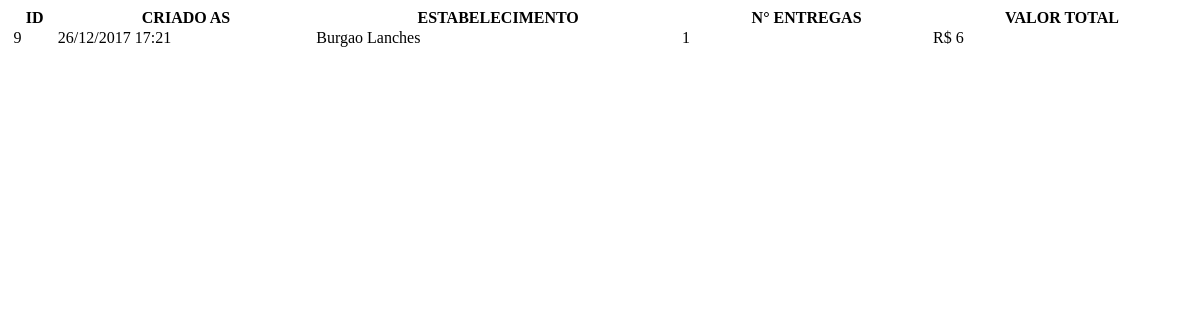
The app's page /get-pedidos/, older data.
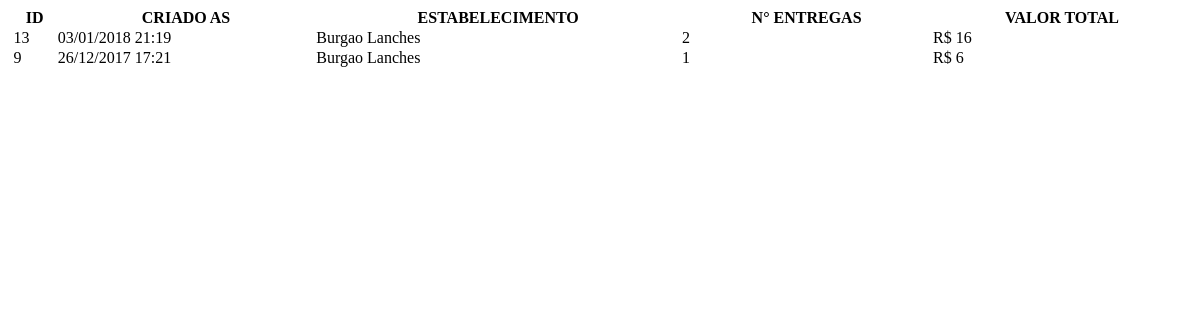
The same page, newer data.
### app/models.py (models this page shows, shortened)
class TimeStamped(models.Model):
    class Meta:
        abstract = True
    created_at = models.DateTimeField(auto_now_add=True)
    published_at = models.DateTimeField(auto_now=True)

class Pedido(TimeStamped):
    estabelecimento = models.ForeignKey(Estabelecimento, on_delete=models.CASCADE)
    status = models.BooleanField(default=True)
    coletado = models.BooleanField(default=False)
    is_complete = models.BooleanField(default=False)
    valor_total = models.CharField(max_length=6)
    btn_finalizado = models.BooleanField(default=False)
    is_draft = models.BooleanField(default=False, )
    motorista = models.ForeignKey(User, on_delete=models.CASCADE, blank=True, null=True)
    duration = models.CharField(max_length=100, blank=True, null=True)
    distance = models.CharField(max_length=100, blank=True, null=True)

class BaseAddress(models.Model):
    class Meta:
        abstract = True
    bairro = models.ForeignKey(Bairro, blank=True, verbose_name='Bairro')
    endereco = models.CharField(max_length=100, blank=True, verbose_name='Endereço')
    numero = models.CharField(max_length=5, blank=True, null=True, verbose_name='Número')
    complemento = models.CharField(max_length=200, blank=True, verbose_name='Ponto de Referência')
    lat = models.CharField(max_length=100, blank=True, null=True)
    lng = models.CharField(max_length=100, blank=True, null=True)

class Estabelecimento(TimeStamped, BaseAddress):
    user = models.OneToOneField(User, on_delete=models.CASCADE, unique=True)
    is_approved = models.BooleanField(default=False)
    photo = models.URLField(blank=True)
    phone = models.CharField(max_length=30, blank=True)
    is_online = models.BooleanField(default=False)
    full_address = models.CharField(max_length=300, blank=True, null=True)
    def __str__(self):
        return u'%s' % self.user.first_name
    class Meta:
        permissions = (
            ("view_dashboard_1", "Loja pode ver o dashboard loja tipo 1"),
            ("view_dashboard_2", "Loja pode ver o dashboard loja tipo 2"),
            ("view_dashboard_3", "Loja pode ver o dashboard loja tipo 3"),
            ("view_chat", "Loja pode interagir no Chat"),
        )

class Ponto(BaseAddress, TimeStamped):
    cliente = models.CharField(max_length=100, blank=True, null=True)
    telefone = models.CharField(max_length=100, blank=True, null=True)
    observacoes = models.TextField(blank=True, null=True)
    pedido = models.ForeignKey(Pedido, on_delete=models.CASCADE)
    full_address = models.CharField(max_length=300, blank=True, null=True)
    status = models.BooleanField(default=False)
    duration = models.CharField(max_length=100, blank=True, null=True)
    distance = models.CharField(max_length=100, blank=True, null=True)

### app/views/PedidoView.py (the view)
# urls.py: url(r'^get-pedidos/$', get_pedidos_motorista, name="get_pedidos_motorista"),
@require_http_methods(["GET"])
def get_pedidos_motorista(request):
    pedidos = Pedido.objects.filter(is_complete=False, coletado=False, status=True).order_by('-created_at')
    context = Context({'pedidos': pedidos, 'user': request.user})
    return_str = render_block_to_string('includes/table_pedidos_motorista.html', context)
    return HttpResponse(return_str)

### app/views/snippet_template.py (called while the page is built)
def get_template(template):
    if isinstance(template, (tuple, list)):
        return loader.select_template(template)
    return loader.get_template(template)

def render_block_to_string(template_name, dictionary=None, context_instance=None):
    dictionary = dictionary or {}
    template = get_template(template_name)
    if context_instance:
        context_instance.update(dictionary)
    else:
        context_instance = Context(dictionary)
    return template.render(context_instance)

### app/templates/includes/table_pedidos_motorista.html (shortened to what this page needs)
<table id="table" class="table table-bordered table-striped" class="display"
       cellspacing="0" width="100%">
    <thead>
    <tr>
        <th></th>
        <th>ID</th>
        <th>CRIADO AS</th>
        <th>ESTABELECIMENTO</th>
        <th>N° ENTREGAS</th>
        <th>VALOR TOTAL</th>
    </tr>
    </thead>
    <tbody>
    {% for pedido in pedidos %}
        <tr>
            <td>
            </td>
            <td>{{ pedido.id }}</td>
            <td>{{ pedido.created_at|date:"d/m/Y G:i" }}</td>
            <td>
                {{ pedido.estabelecimento }}
            </td>
            <td>
                {{ pedido.ponto_set.all|length }}
            </td>
            <td>
                R$ {{ pedido.valor_total }}
            </td>
        </tr>
    {% endfor %}
    </tbody>
</table>

Row changes from the older to the newer data that the page shows:
added Pedido: id "13", created_at "03/01/2018 21:19", estabelecimento "Burgao Lanches", ponto_set.all|length "2", valor_total "16"
